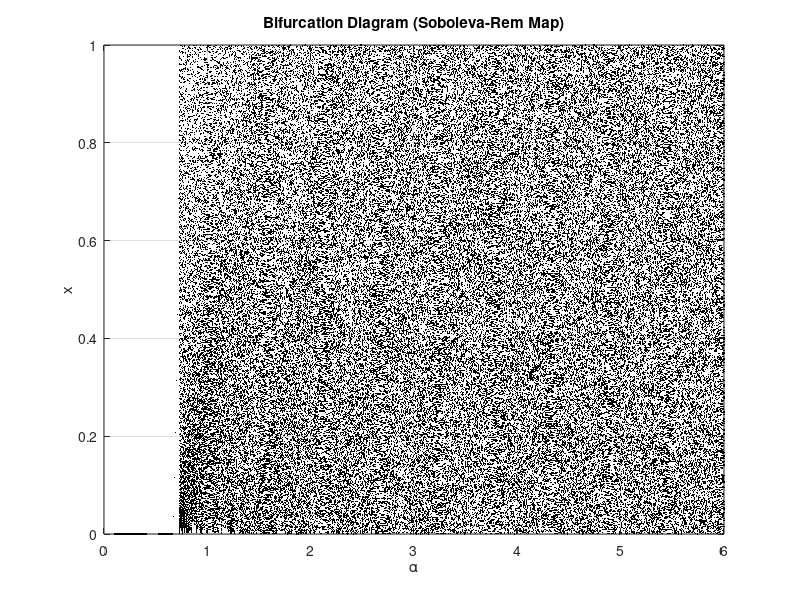

Reproduce this figure in MATLAB.
clear; clc; close all;

%% Parameters
a = 1.4; b = 1.6; c = 0.8; d = 0.6;
x0 = 0.1;

%% Soboleva map
smht = @(x) (exp(a*x) - exp(-b*x)) ./ (exp(c*x) + exp(-d*x));
f    = @(x,alpha) rem(alpha * smht(x), 1);

%% Bifurcation diagram
alphas    = linspace(0.1, 6, 600);
totalIter = 2000;   % total iterations per alpha
lastIter  = 200;    % points kept

points_alpha = []; 
points_x = [];

for alpha = alphas
    x = x0;
    % burn-in
    for i = 1:(totalIter-lastIter)
        x = f(x,alpha);
    end
    % collect last points
    for i = 1:lastIter
        x = f(x,alpha);
        points_alpha(end+1) = alpha; 
        points_x(end+1)     = x;
    end
end

figure;
plot(points_alpha,points_x,'.k','MarkerSize',1);
xlabel('\alpha'); ylabel('x');
title('Bifurcation Diagram (Soboleva-Rem Map)');
grid on;
